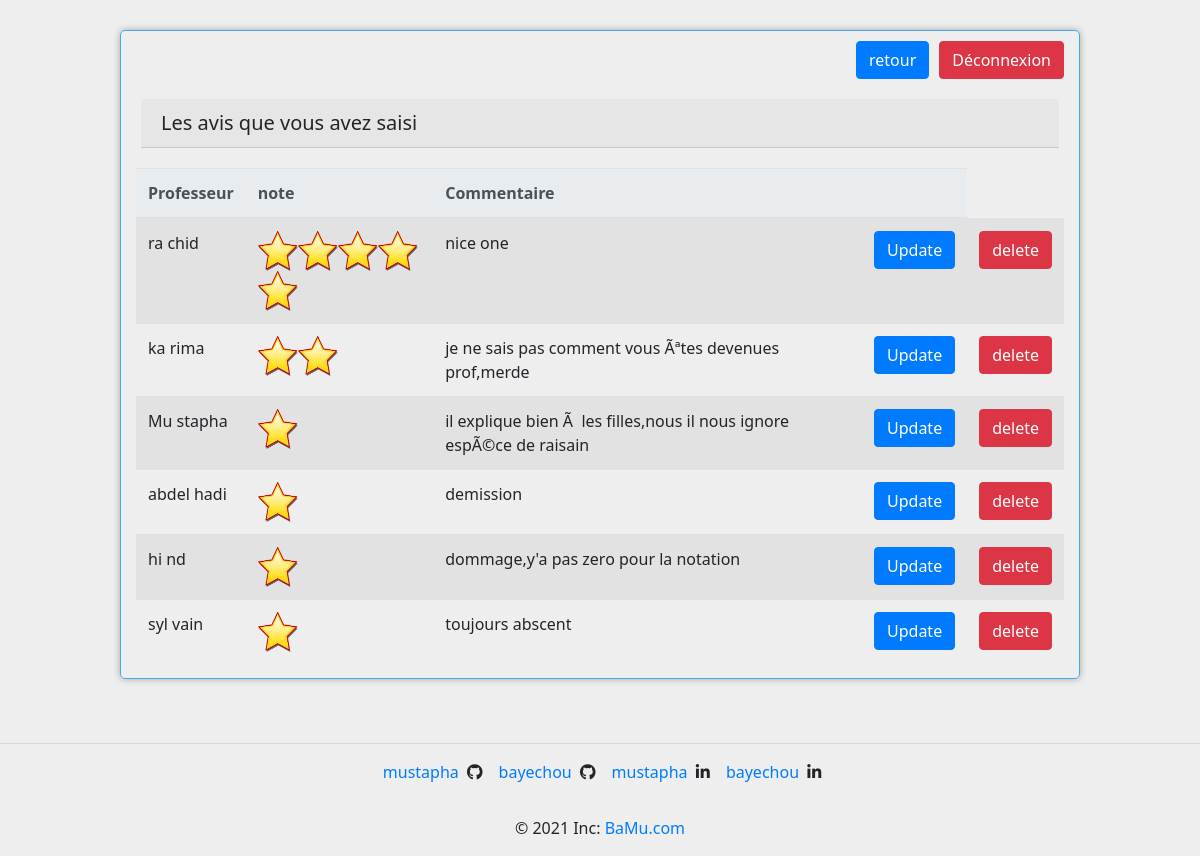
Page /index.php?action=rates_student_view (signed in) on the earlier database version.
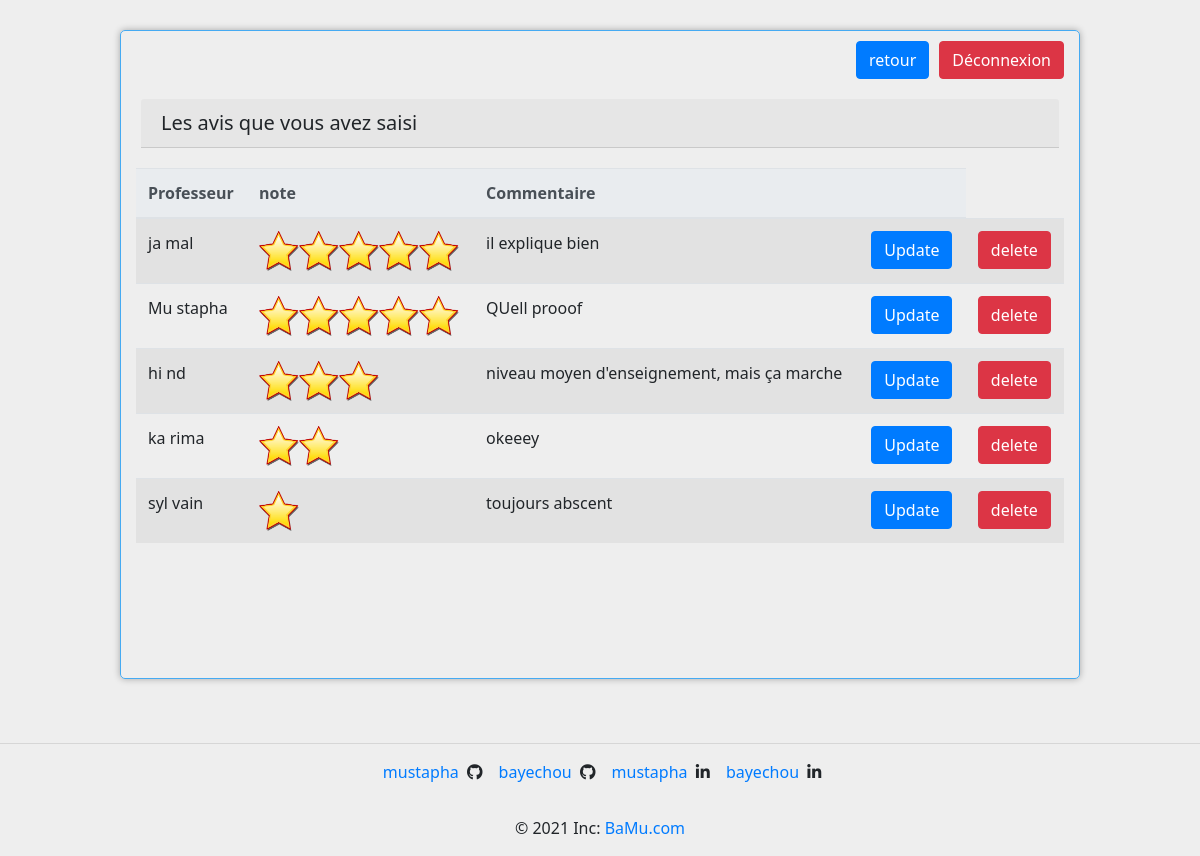
Same page on the later database version.
### tables this page shows
CREATE TABLE IF NOT EXISTS `evaluation` (
  `num_prof` smallint(5) NOT NULL,
  `num_etu` smallint(5) NOT NULL,
  `text` varchar(150) DEFAULT NULL,
  `note` decimal(10,0) NOT NULL,
  PRIMARY KEY (`num_prof`,`num_etu`),
  KEY `fk_evaluation_etudiant` (`num_etu`)
);

CREATE TABLE IF NOT EXISTS `professeur` (
  `num_prof` smallint(5) NOT NULL AUTO_INCREMENT,
  `nom` varchar(25) NOT NULL,
  `prenom` varchar(25) NOT NULL,
  PRIMARY KEY (`num_prof`)
);

### src/controller/RateController.php (called while the page is built, shortened)
<?php
require_once('src/model/RateRepository.php');
class RateController{
   public function showStudentRatesView($studentId,$message_){
        $rates=RateRepository::findRateByStudentId($studentId);
        require('src/view/rates_student_view.php');
    }
}

### src/model/RateRepository.php (called while the page is built, shortened)
<?php
require_once("Repository.php");
class RateRepository extends Repository{
    public static function findRateByStudentId($studentId){
        $connexion=RateRepository::connexion();
        $result=$connexion->prepare("select * from evaluation natural join professeur where num_etu=? order by note desc");
        $result->execute(array($studentId));
        return  RateRepository::fetchData( $result);
    }
}

### src/model/Repository.php (called while the page is built, shortened)
<?php
class Repository {
    public static function fetchData($result)
    {
        $result->setFetchMode(PDO::FETCH_ASSOC);
        return $result->fetchAll();
    }
}

### src/view/rates_student_view.php (the view, shortened to what this page needs)
<?php include("header.php");?>
<body>
    <div class="container">
        <div class="row">
            <div class="col">
                <a href="index.php?action=logout">
                    <button class="btn btn-danger float-right" style="margin-top:10px; margin-left : 10px">Déconnexion</button>
                </a>
                <a href="index.php?action=rates_save_form">
                    <button class="btn btn-primary float-right" style="margin-top:10px;">retour</button>
                </a>
            </div>
        </div>
        <div style="width: 100%; height: 599px">
            <div class="row">
                <div class="card-body">
                    <h5 class="card-header">Les avis que vous avez saisi</h5>
                </div>
            </div>
            <div id="rates-table">
                <table class="table table-striped">
                    <thead class="thead-light">
                        <tr>
                            <th class="text-left">Professeur</th>
                            <th class="text-left">note</th>
                            <th class="text-left">Commentaire</th>
                            <th class="text-left"></th>
                        </tr>
                    </thead>
                    <tbody>
                        <?php
                            for($i=0;$i<count($rates);$i++)
                            {
                                $avis=$rates[$i]["text"];
                                $note=$rates[$i]["note"];
                                $nom=$rates[$i]['nom'];
                                $prenom=$rates[$i]['prenom'];
                                $nom_complet=$nom." ".$prenom;
                                $id_prof=$rates[$i]['num_prof'];
                                echo '<tr >';
                                echo"<td > $nom_complet </td>";
                                echo "<td>";
                                for($j=0; $j<$note; $j++)
                                    echo '<img src="src/public/img/star.png" height="40" width="40">';
                                echo "</td>";
                                echo"<td > $avis </td>";
                                echo"<td ><a href=\"index.php?action=update_form&id=$id_prof\"><button class='btn btn-primary'>Update</button></a></td>";
                                echo"<td ><a href=\"#\"><button class='btn btn-danger'>delete</button></a></td>";
                                echo"</tr>";
                            }
                        ?>
                    </tbody>
                </table>
            </div>
        </div>
    </div>
    <?php include("footer.php");?>
</body>
</html>

### index.php (shortened to what this page needs)
<?php
require_once("src/controller/RateController.php");
$userController =new UserController();
$rateController=new RateController();
if(isset($_GET['action'])){
    $action=$_GET['action'];
    switch($action){
        case "rates_student_view":{
            if(isset($_SESSION['id']) && !empty($_SESSION['id'])){
                $studentId=$_SESSION['id'];
                $rateController->showStudentRatesView($studentId,"");
            }
        }break;
    }
}
else
{
    $userController->showLoginForm(false);
}

### src/view/header.php (shortened to what this page needs)
<!DOCTYPE html>
<html lang="en">
<head>
    <link rel="stylesheet" href="https://maxcdn.bootstrapcdn.com/bootstrap/4.0.0/css/bootstrap.min.css"
>
	<link rel="stylesheet" href="https://cdnjs.cloudflare.com/ajax/libs/font-awesome/5.15.2/css/all.min.css"
			tegrity="sha512-HK5fgLBL+xu6dm/Ii3z4xhlSUyZgTT9tuc/hSrtw6uzJOvgRr2a9jyxxT1ely+B+xFAmJKVSTbpM/CuL7qxO8w=="
 />
	<link rel="stylesheet" href="src/public/style.css" />
</head>

### src/view/footer.php (shortened to what this page needs)
  <footer class="page-footer font-small special-color-dark pt-4">
<hr />
    <ul class="list-unstyled list-inline text-center">
      <li class="list-inline-item">
        <a class="btn-floating btn-fb mx-1" href="https://www.github.com/M-JARIDI" target="_blank">mustapha</a>
        <i class="fab fa-github"></i>
      </li>
      <li class="list-inline-item">
        <a class="btn-floating btn-tw mx-1" href="https://github.com/BayechouAbdelhadi" target="_blank">bayechou</a>
        <i class="fab fa-github"> </i>
      </li>
      <li class="list-inline-item">
        <a class="btn-floating btn-gplus mx-1" href="https://www.linkedin.com/in/mustapha-jaridi-544a37196/" target="_blank">mustapha</a>
        <i class="fab fa-linkedin-in"> </i>
      </li>
      <li class="list-inline-item">
        <a class="btn-floating btn-li mx-1" href="https://www.linkedin.com/in/abdelhadi-bayechou-0130a319a/" target="_blank">bayechou</a>
        <i class="fab fa-linkedin-in"> </i>
      </li>
    </ul>
  <div class="footer-copyright text-center py-3">© 2021 Inc:
    <a href="https://www.google.com/">BaMu.com</a>
  </div>
</footer>

### src/public/style.css (style rules this page uses)
body { background: #eee; font-family: 'Noto Sans', sans-serif; }
footer { margin-top: 2%; }
.container { width: 80%; height: 100%; margin-top: 30px; border-radius: 5px; border: 1px solid #45aaf2; box-shadow: 0 0 7px 0 rgba(0, 0, 0, 0.3); }
.btn { transition: ease 0.3s; }

Differences in the rows shown:
removed evaluation: professeur.nom+prenom "ra chid", note 5 (drawn), text "nice one"
removed evaluation: professeur.nom+prenom "abdel hadi", note 1 (drawn), text "demission"
added evaluation: professeur.nom+prenom "ja mal", note 5 (drawn), text "il explique bien"
changed evaluation "Mu stapha": note 1 → 5 (drawn); text "il explique bien Ã les filles,nous il nous ignore espÃ©ce de raisain" → "QUell prooof"
changed evaluation "hi nd": note 1 → 3 (drawn); text "dommage,y'a pas zero pour la notation" → "niveau moyen d'enseignement, mais ça marche"
changed evaluation "ka rima": text "je ne sais pas comment vous Ãªtes devenues prof,merde" → "okeeey"; moves down the list
